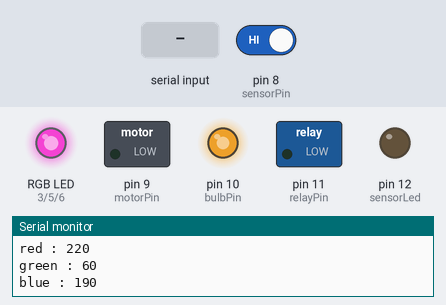
A sketch run on a simulated Arduino Uno, built with avr-gcc and run on an emulated ATmega328P. Shown: switched loads named in the sketch (green lamp = pin HIGH), an RGB LED mixed from three pins (HIGH = lit), output pins drawn as LEDs (lit = HIGH), the last lines printed to the serial monitor. The inputs (shaded band) are chosen by the test bench; at power-on: pin 8 (sensorPin) HIGH. Dim RGB values are drawn brighter than linear.

Above: at 1.2 s.
1.3 s: "rgb off" received over the second serial link
At 2.8 s:
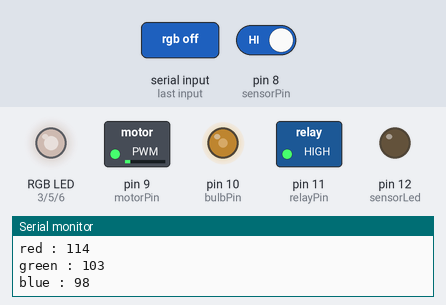
3.8 s: "bulb off" received over the second serial link
At 5.9 s:
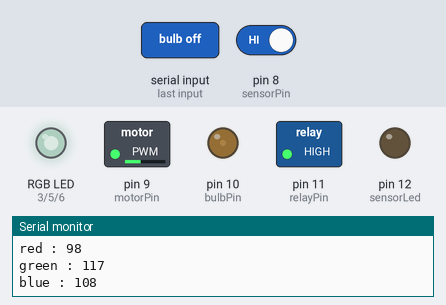
6.3 s: pin 8 (sensorPin) driven LOW
At 7.2 s:
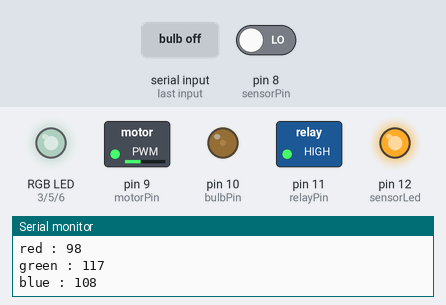
7.8 s: "rgb of" received over the second serial link
At 10.0 s:
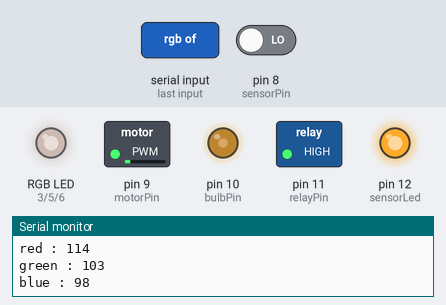
10.3 s: "bulb of" received over the second serial link
At 12.0 s:
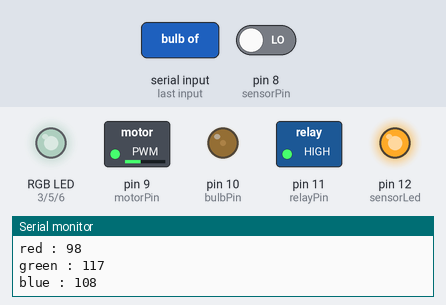
12.8 s: "rgb on" received over the second serial link
At 15.0 s:
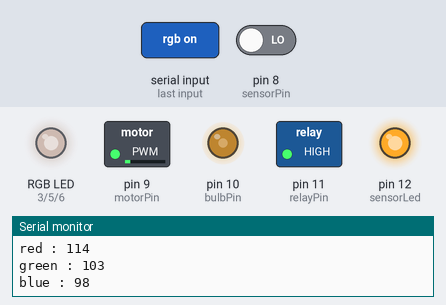
Timing chart, 0 to 16.3 s (numbered marks = the images above; inputs shaded):
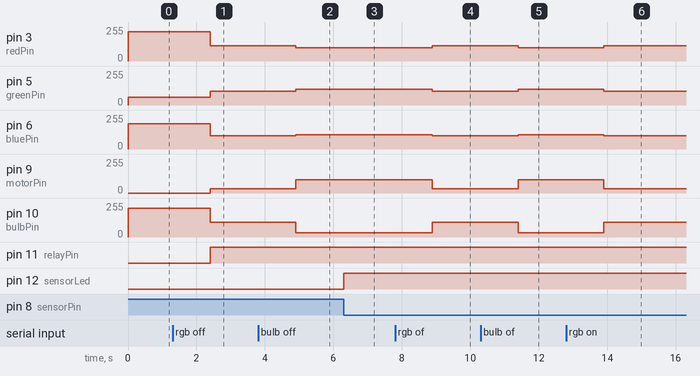

Measured:
- after the input at 1.3 s, pin 3 (redPin): 220/255 → 114/255 after 1.1 s; pin 5 (greenPin): 60/255 → 103/255 after 1.1 s; pin 6 (bluePin): 190/255 → 98/255 after 1.1 s; pin 9 (motorPin): 0/255 → 32/255 after 1.1 s; pin 10 (bulbPin): 215/255 → 111/255 after 1.1 s
- after the input at 3.8 s, pin 3 (redPin): 114/255 → 98/255 after 1.1 s; pin 5 (greenPin): 103/255 → 117/255 after 1.1 s; pin 6 (bluePin): 98/255 → 108/255 after 1.1 s; pin 9 (motorPin): 32/255 → 98/255 after 1.1 s; pin 10 (bulbPin): 111/255 → 32/255 after 1.1 s
- after the input at 6.3 s, pin 12 (sensorLed): LOW → HIGH at once
- after the input at 7.8 s, pin 3 (redPin): 98/255 → 114/255 after 1.1 s; pin 5 (greenPin): 117/255 → 103/255 after 1.1 s; pin 6 (bluePin): 108/255 → 98/255 after 1.1 s; pin 9 (motorPin): 98/255 → 32/255 after 1.1 s; pin 10 (bulbPin): 32/255 → 111/255 after 1.1 s
- after the input at 10.3 s, pin 3 (redPin): 114/255 → 98/255 after 1.1 s; pin 5 (greenPin): 103/255 → 117/255 after 1.1 s; pin 6 (bluePin): 98/255 → 108/255 after 1.1 s; pin 9 (motorPin): 32/255 → 98/255 after 1.1 s; pin 10 (bulbPin): 111/255 → 32/255 after 1.1 s
- after the input at 12.8 s, pin 3 (redPin): 98/255 → 114/255 after 1.1 s; pin 5 (greenPin): 117/255 → 103/255 after 1.1 s; pin 6 (bluePin): 108/255 → 98/255 after 1.1 s; pin 9 (motorPin): 98/255 → 32/255 after 1.1 s; pin 10 (bulbPin): 32/255 → 111/255 after 1.1 s

The sketch:

Arduino_project_code.ino
```cpp
#include <SoftwareSerial.h>

SoftwareSerial BT(0,1);

#define redPin 3
#define greenPin 5
#define bluePin 6
#define motorPin 9
#define bulbPin 10
#define sensorPin 8
#define relayPin 11
#define sensorLed 12

void setup()
{
  Serial.begin(9600);

  BT.begin(9600);


  pinMode(redPin, OUTPUT);
  pinMode(greenPin, OUTPUT);
  pinMode(bluePin, OUTPUT);
  pinMode(motorPin, OUTPUT);
  pinMode(bulbPin, OUTPUT);
  pinMode(sensorPin, INPUT);
  pinMode(relayPin, OUTPUT);
  pinMode(sensorLed, OUTPUT);

  deviceControl(220,60,190,0,215,0);

}

//creating variables globally

int redInt = 220;
int greenInt = 60;
int blueInt = 190;
int motorInt = 165;
int bulbInt = 215;
int relayInt = 0;
String voiceCommand = "empty";

void loop()
{


  if(!digitalRead(sensorPin))
    digitalWrite(sensorLed, HIGH);
  else
    digitalWrite(sensorLed, LOW);

    int i = 0;
    int arr[6];
    for(int x = 0;x<=5;x++)
      arr[x] = 0;

    delay(5);
    if(BT.available()){
      while(i<=5){
        if(BT.available()){
          arr[i] = BT.read();
          i++;
        }
      }
      Serial.println("input taken");
      redInt = arr[0];
      greenInt = arr[1];
      blueInt = arr[2];
      motorInt = arr[3];
      bulbInt = arr[4];
      relayInt = arr[5];
      voiceCommand = BT.readString();


      redInt = constrain(redInt, 0, 255);
      greenInt = constrain(greenInt, 0, 255);
      blueInt = constrain(blueInt, 0, 255);
      motorInt = constrain(motorInt, 0, 255);
      bulbInt = constrain(bulbInt, 0, 255);
      relayInt = constrain(relayInt,0,1);

        voiceCommand.toLowerCase();
        if(voiceCommand != "empty")
        {


          if(voiceCommand == "rgb off" || voiceCommand == "rgb of")
          {
            redInt = 0;
            greenInt = 0;
            blueInt = 0;
          }

          if(voiceCommand == "rgb on")
          {
            redInt = 220;
            greenInt = 60;
            blueInt = 190;
          }

          if(voiceCommand == "bulb off" || voiceCommand == "bulb of")
            bulbInt = 0;

          if(voiceCommand == "bulb on")
            bulbInt = 215;

          if(voiceCommand == "fan off" || voiceCommand == "fan of")
            motorInt = 0;

          if(voiceCommand == "fan on")
            motorInt = 165;

          if(voiceCommand == "ac bulb off" || voiceCommand == "ac bulb of")
            relayInt = 0;

          if(voiceCommand == "ac bulb on")
            relayInt = 1;

          if(voiceCommand == "all on"){
            redInt = 220;
            greenInt = 60;
            blueInt = 190;
            motorInt = 255;
            bulbInt = 215;
            relayInt = 1;

          }

          if(voiceCommand == "all off" || voiceCommand == "all of"){
            redInt = 0;
            blueInt = 0;
            greenInt = 0;
            motorInt = 0;
            bulbInt = 0;
            relayInt = 0;

          }


      }

      Serial.print("R : ");
      Serial.println(redInt);
      Serial.print("G : ");
      Serial.println(greenInt);
      Serial.print("B : ");
      Serial.println(blueInt);
      Serial.print("Motor : ");
      Serial.println(motorInt);
      Serial.print("Bulb : ");
      Serial.println(bulbInt);
      Serial.print("Relay : ");
      Serial.println(relayInt);
      Serial.print("Command : ");
      Serial.println(voiceCommand);
      Serial.println("------------------------");

      voiceCommand = "empty";
      deviceControl(redInt, greenInt, blueInt, motorInt, bulbInt, relayInt);

    }
}

void deviceControl(int red, int green, int blue, int motor, int bulb, int relay)
{
  Serial.println("writing on pins");
  Serial.print("red : ");
  Serial.println(red);
  Serial.print("green : ");
  Serial.println(green);
  Serial.print("blue : ");
  Serial.println(blue);

  analogWrite(redPin, red);
  analogWrite(greenPin, green);
  analogWrite(bluePin, blue);
  analogWrite(bulbPin, bulb);
  analogWrite(motorPin, motor);
  digitalWrite(relayPin, relay);
}
```
